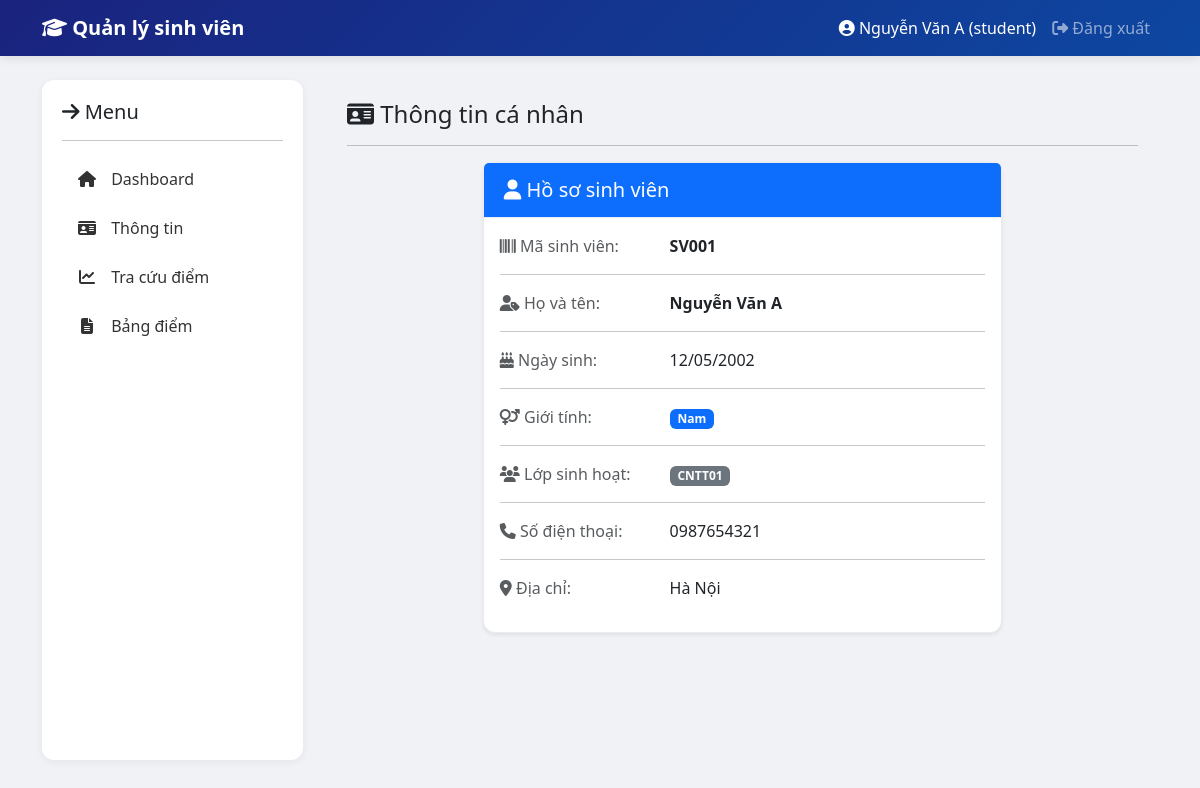
The page /student/profile (signed in) on the database its author committed.
### tables this page shows
CREATE TABLE SinhVien (
    MaSV VARCHAR(20) PRIMARY KEY,
    HoTen VARCHAR(100) NOT NULL,
    NgaySinh DATE NOT NULL,
    GioiTinh ENUM('Nam', 'Nữ') NOT NULL,
    SDT VARCHAR(15),
    DiaChi VARCHAR(200),
    MaLop VARCHAR(20),
    password VARCHAR(255) NOT NULL
);

### controllers/StudentController.php (called while the page is built, shortened)
<?php
require_once __DIR__ . '/../models/SinhVien.php';
class StudentController {
    private $sinhVienModel;
    public function __construct($pdo) {
        $this->sinhVienModel = new SinhVien($pdo);
    }
    public function getProfile() {
        $maSV = $_SESSION['user']['maSV'];
        $sinhVien = $this->sinhVienModel->getById($maSV);
        render('student/profile', [
            'user' => $_SESSION['user'],
            'sinhVien' => $sinhVien
        ]);
    }
}
?>

### public/index.php (called while the page is built, shortened)
<?php
require_once __DIR__ . '/../config/database.php';
require_once __DIR__ . '/../routes/index.php';
?>

### models/SinhVien.php (called while the page is built, shortened)
<?php
class SinhVien {
    private $db;
    public function __construct($pdo) {
        $this->db = $pdo;
    }
    public function getById($maSV) {
        $stmt = $this->db->prepare("SELECT * FROM SinhVien WHERE MaSV = ?");
        $stmt->execute([$maSV]);
        return $stmt->fetch();
    }
}
?>

### views/student/profile.php (the view)
<h4><i class="fas fa-id-card"></i> Thông tin cá nhân</h4>
<hr>
<div class="row justify-content-center">
    <div class="col-md-8">
        <div class="card shadow-sm">
            <div class="card-header bg-primary text-white">
                <h5 class="mb-0"><i class="fas fa-user"></i> Hồ sơ sinh viên</h5>
            </div>
            <div class="card-body">
                <div class="row mb-3">
                    <div class="col-sm-4 text-muted"><i class="fas fa-barcode"></i> Mã sinh viên:</div>
                    <div class="col-sm-8"><strong><?= htmlspecialchars($sinhVien['MaSV'] ?? '') ?></strong></div>
                </div>
                <hr>
                <div class="row mb-3">
                    <div class="col-sm-4 text-muted"><i class="fas fa-user-tag"></i> Họ và tên:</div>
                    <div class="col-sm-8"><strong><?= htmlspecialchars($sinhVien['HoTen'] ?? '') ?></strong></div>
                </div>
                <hr>
                <div class="row mb-3">
                    <div class="col-sm-4 text-muted"><i class="fas fa-birthday-cake"></i> Ngày sinh:</div>
                    <div class="col-sm-8"><?= formatDate($sinhVien['NgaySinh'] ?? '') ?></div>
                </div>
                <hr>
                <div class="row mb-3">
                    <div class="col-sm-4 text-muted"><i class="fas fa-venus-mars"></i> Giới tính:</div>
                    <div class="col-sm-8">
                        <span class="badge <?= ($sinhVien['GioiTinh'] ?? '') === 'Nam' ? 'bg-primary' : 'bg-danger' ?>">
                            <?= htmlspecialchars($sinhVien['GioiTinh'] ?? '') ?>
                        </span>
                    </div>
                </div>
                <hr>
                <div class="row mb-3">
                    <div class="col-sm-4 text-muted"><i class="fas fa-users"></i> Lớp sinh hoạt:</div>
                    <div class="col-sm-8"><span class="badge bg-secondary"><?= htmlspecialchars($sinhVien['MaLop'] ?? 'Chưa cập nhật') ?></span></div>
                </div>
                <hr>
                <div class="row mb-3">
                    <div class="col-sm-4 text-muted"><i class="fas fa-phone"></i> Số điện thoại:</div>
                    <div class="col-sm-8"><?= htmlspecialchars($sinhVien['SDT'] ?? 'Chưa cập nhật') ?></div>
                </div>
                <hr>
                <div class="row mb-3">
                    <div class="col-sm-4 text-muted"><i class="fas fa-map-marker-alt"></i> Địa chỉ:</div>
                    <div class="col-sm-8"><?= htmlspecialchars($sinhVien['DiaChi'] ?? 'Chưa cập nhật') ?></div>
                </div>
            </div>
        </div>
    </div>
</div>

### public/css/style.css (style rules this page uses)
body { background: #f0f2f5; min-height: 100vh; }
.card { border-radius: 12px; box-shadow: 0 2px 8px rgba(0,0,0,0.06); border: 1px solid #e8ecf1; }
.card-header { background: white; border-bottom: 1px solid #e8ecf1; padding: 15px 20px; font-weight: 600; }

### rows shown on the page
sinhvien: MaSV "SV001", HoTen "Nguyễn Văn A", NgaySinh "12/05/2002", GioiTinh "Nam", MaLop "CNTT01", SDT "0987654321", DiaChi "Hà Nội"

### other values the page prints
$_SESSION['user']['hoTen'] "Nguyễn Văn A"
$_SESSION['user']['role'] "student"
